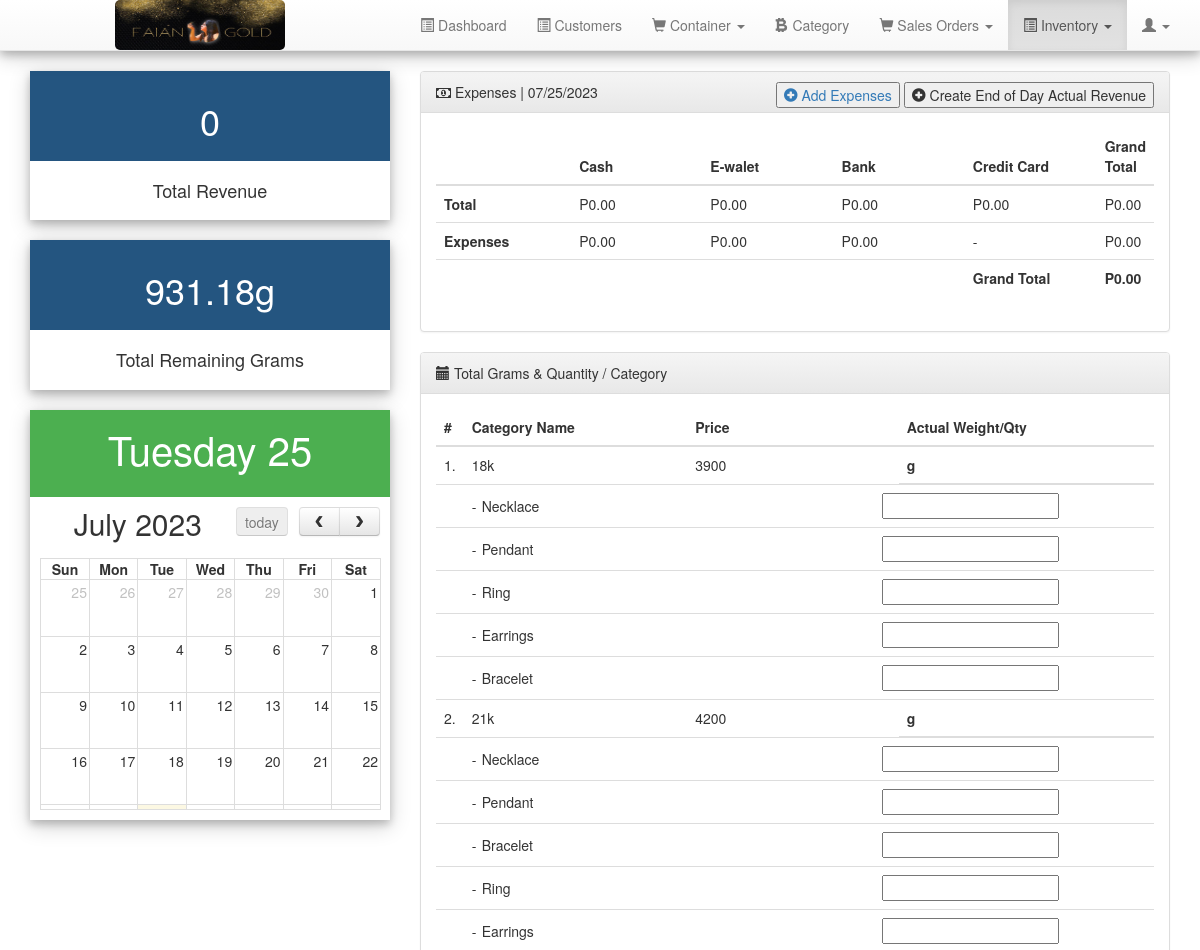
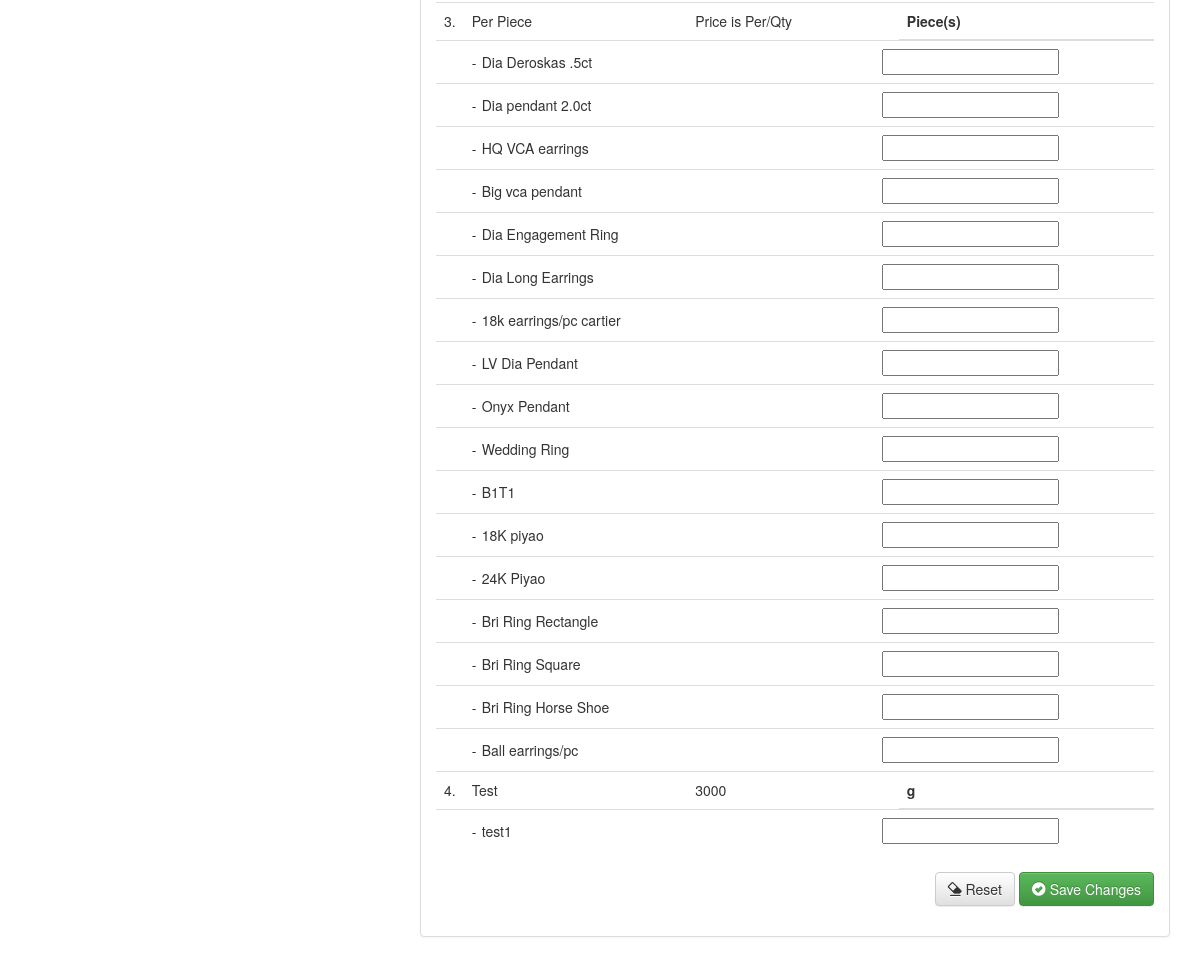
The app's page /inventory.php (signed in) with its own data (2 pictures, top to bottom).
### tables this page shows
CREATE TABLE `brands` (
  `brand_id` int(11) NOT NULL,
  `brand_name` varchar(255) NOT NULL,
  `brand_active` int(11) NOT NULL DEFAULT '0',
  `brand_status` int(11) NOT NULL DEFAULT '0',
  `price` varchar(50) NOT NULL,
  `actual_weight` varchar(50) NOT NULL,
  `brand_type` int(20) NOT NULL
);

CREATE TABLE `categories` (
  `categories_id` int(11) NOT NULL,
  `categories_name` varchar(255) NOT NULL,
  `categories_active` int(11) NOT NULL DEFAULT '0',
  `categories_status` int(11) NOT NULL DEFAULT '0',
  `brand_id` int(50) NOT NULL
);

### inventory.php (the view, shortened to what the rows shown need)
<?php require_once 'includes/header.php';?>
<?php
$sqlExpensesC = "SELECT sum(amount) from expenses where date = '$curDate' and payment_type = 1 and status = 1";
$resultExpensesC = $connect->query($sqlExpensesC);
while($rowExpensesC = $resultExpensesC->fetch_row()) {
	list($cashExpenseToday) = $rowExpensesC;
	if($cashExpenseToday == ''){$cashExpenseToday = 0;}
 }
$sqlCash1 = "SELECT sum(paid) from payment_details where paid_date = '$curDate' and type='1'";
$resultCash1 = $connect->query($sqlCash1);
while($rowCash1 = $resultCash1->fetch_row()) {
	list($paid1) = $rowCash1;
 }
 $sqlCash2 = "SELECT sum(cash) from orders where order_date = '$curDate' and cash ";
 $resultCash2 = $connect->query($sqlCash2);
 while($rowCash2 = $resultCash2->fetch_row()) {
	 list($paid2) = $rowCash2;
  }
 $cashToday=$paid1+$paid2;
 $cashGT = $cashToday - $cashExpenseToday;
$sqlExpensesGC = "SELECT sum(amount) from expenses where date = '$curDate' and payment_type = 2 and status = 1";
$resultExpensesGC = $connect->query($sqlExpensesGC);
while($rowExpensesGC = $resultExpensesGC->fetch_row()) {
	list($gcashExpenseToday) = $rowExpensesGC;
	if($gcashExpenseToday == ''){$gcashExpenseToday = 0;}
 }
$sqlgCash1 = "SELECT sum(paid) from payment_details where paid_date = '$curDate' and type='2'";
$resultgCash1 = $connect->query($sqlgCash1);
while($rowgCash1 = $resultgCash1->fetch_row()) {
	list($gpaid1) = $rowgCash1;
 }
 $sqlgCash2 = "SELECT sum(gcash) from orders where order_date = '$curDate' and gcash";
 $resultgCash2 = $connect->query($sqlgCash2);
 while($rowgCash2 = $resultgCash2->fetch_row()) {
	 list($gpaid2) = $rowgCash2;
  }
 $eWalletToday=$gpaid1+$gpaid2;
 $gcashGT = $eWalletToday - $gcashExpenseToday;
$sqlExpensesB = "SELECT sum(amount) from expenses where date = '$curDate' and payment_type = 3 and status = 1";
$resultExpensesB = $connect->query($sqlExpensesB);
while($rowExpensesB = $resultExpensesB->fetch_row()) {
	list($bankExpenseToday) = $rowExpensesB;
	if($bankExpenseToday == ''){$bankExpenseToday = 0;}
 }
$sqlBank1 = "SELECT sum(paid) from payment_details where paid_date = '$curDate' and type='3'";
$resultBank1 = $connect->query($sqlBank1);
while($rowBank1 = $resultBank1->fetch_row()) {
	list($bpaid1) = $rowBank1;
 }
 $sqlBank2 = "SELECT sum(bank) from orders where order_date = '$curDate' and bank";
 $resultBank2 = $connect->query($sqlBank2);
 while($rowBank2 = $resultBank2->fetch_row()) {
	 list($bpaid2) = $rowBank2;
  }
 $bankToday=$bpaid1+$bpaid2;
 $bankGT = $bankToday - $bankExpenseToday;
$sqlCc1 = "SELECT sum(paid) from payment_details where paid_date = '$curDate' and type='4'";
$resultCc1 = $connect->query($sqlCc1);
while($rowCc1 = $resultCc1->fetch_row()) {
	list($ccpaid1) = $rowCc1;
 }
 $sqlCc2 = "SELECT sum(credit_card) from orders where order_date = '$curDate' and credit_card";
 $resultCc2 = $connect->query($sqlCc2);
 while($rowCc2 = $resultCc2->fetch_row()) {
	 list($ccpaid2) = $rowCc2;
  }
 $ccToday=$ccpaid1+$ccpaid2;
$sqlPay = "SELECT sum(paid) from payment_details where paid_date = '$curDate'";
$resultPay = $connect->query($sqlPay);
while($rowPay = $resultPay->fetch_row()) {
	list($paymentToday) = $rowPay;
 }
$sqlPayOrd = "SELECT sum(grand_total) from orders where order_date = '$curDate'";
$resultPayOrd = $connect->query($sqlPayOrd);
while($rowPayOrd = $resultPayOrd->fetch_row()) {
	list($paymentTodayOrd) = $rowPayOrd;
}
$sqlGrams = "SELECT sum(actual_weight) from brands where brand_type = 1";
$resultGrams = $connect->query($sqlGrams);
while($rowGrams = $resultGrams->fetch_row()) {
	list($totalGrams) = $rowGrams;
}
$sqlLRS = "SELECT sum(loi.quantity) from layaway_order_item loi inner join layaway_orders lo on loi.order_id = lo.order_id where lo.order_type = 1 and payment_status !=4";
$resultLRS = $connect->query($sqlLRS);
while($rowLRS = $resultLRS->fetch_row()) {
	list($layawayRS) = $rowLRS;
	$layawayRS+=0;
 }
 $sqlRRS = "SELECT sum(loi.quantity) from layaway_order_item loi inner join layaway_orders lo on loi.order_id = lo.order_id where lo.order_type = 2 and payment_status !=4";
 $resultRRS = $connect->query($sqlRRS);
 while($rowRRS = $resultRRS->fetch_row()) {
	 list($reservationRS) = $rowRRS;
	 $reservationRS+=0;
  }
$sqlPRS = "SELECT sum(loi.quantity) from layaway_order_item loi inner join layaway_orders lo on loi.order_id = lo.order_id where lo.order_type = 3 and payment_status !=4";
$resultPRS = $connect->query($sqlPRS);
while($rowPRS = $resultPRS->fetch_row()) {
	list($pickupRS) = $rowPRS;
	$pickupRS+=0;
}
$sqlDRS = "SELECT sum(loi.quantity) from layaway_order_item loi inner join layaway_orders lo on loi.order_id = lo.order_id where lo.order_type = 4 and payment_status !=4";
$resultDRS = $connect->query($sqlDRS);
while($rowDRS = $resultDRS->fetch_row()) {
	list($deliveryRS) = $rowDRS;
	$deliveryRS+=0;
}
$sqlExpenses = "SELECT sum(amount) from expenses where date = '$curDate' and status = 1";
$resultExpenses = $connect->query($sqlExpenses);
while($rowExpenses = $resultExpenses->fetch_row()) {
	list($expensesToday) = $rowExpenses;
	if($expensesToday == ''){$expensesToday=0;}
 }
$totalRevenueTodayNoExpense = $actRevCash + $actRevEwallet + $actRevBank + $actRevCc;
$totalRevenueToday = $totalRevenueTodayNoExpense-$expensesToday;
$mainRS=$totalGrams - ($layawayRS+$reservationRS+$pickupRS+$deliveryRS);
$totalRevenueNoExpense = $paymentToday + $paymentTodayOrd;
$totalRevenue = ($paymentToday + $paymentTodayOrd)-$expensesToday;
?>
    <link rel="stylesheet" href="assests/plugins/fullcalendar/fullcalendar.min.css">
    <link rel="stylesheet" href="assests/plugins/fullcalendar/fullcalendar.print.css" media="print">
<div class="row">
	<div class="col-md-4">
	<?php  if(isset($_SESSION['userId']) && $_SESSION['userId']==1) {?>
		<div class="card">
		  <div class="cardHeader" style="background-color:#245580;">
		    <h1><?php if($totalRevenue) {
		    	echo 'P'.number_format($totalRevenue,2).'';
		    	} else {
		    		echo '0';
		    		} ?></h1>
		  </div>
		</div>
		<br/>
		<div class="card">
		  <div class="cardHeader" style="background-color:#245580;">
		    <h1><?php if($totalGrams) {
		    	echo $totalGrams.'g';
		    	} else {
		    		echo '0';
		    		} ?></h1>
		  </div>
		</div>
		<?php  } ?>
	</div>
	<?php  if(isset($_SESSION['userId']) && $_SESSION['userId']==2) {?>
	<div class="col-md-8">
		<div class="panel panel-default">
			<div class="panel-heading"> <i class="glyphicon glyphicon-calendar"></i> Payment Type Revenue & Expenses | <?php echo $curDate; ?>
			<div class="pull-right"> <a href="expenses.php"><button><i class="glyphicon glyphicon-plus-sign"></i> Add Expenses</button></a>
				<button data-toggle="modal" data-target="#addEODModel"> <i class="glyphicon glyphicon-plus-sign"></i> Create End of Day Actual Revenue </button>
			</div>
			</div>
			<div class="panel-body">
				<table class="table" id="revenueTable">
			  	<thead>
			  		<tr>
			  			<th style="width:20%;"></th>
			  			<th style="width:20%;">Cash</th>
			  			<th style="width:20%;">E-walet</th>
			  			<th style="width:20%;">Bank</th>
			  			<th style="width:20%;">Credit Card</th>
			  			<th style="width:20%;">Grand Total</th>
			  		</tr>
			  	</thead>
			  	<tbody>
						<tr>
							<th>Total</th>
							<td><?php echo 'P'.number_format($cashToday,2).'';?> </td>
							<td><?php echo 'P'.number_format($eWalletToday,2).'';?></td>
							<td><?php echo 'P'.number_format($bankToday,2).'';?></td>
							<td><?php echo 'P'.number_format($ccToday,2).'';?></td>
							<td><?php echo 'P'.number_format($totalRevenueNoExpense,2).'';?></td>
						</tr>
						<tr>
							<th>Expenses</th>
							<td><?php echo 'P'.number_format($cashExpenseToday,2).'';?> </td>
							<td><?php echo 'P'.number_format($gcashExpenseToday,2).'';?></td>
							<td><?php echo 'P'.number_format($bankExpenseToday,2).'';?></td>
							<td>-</td>
							<td><?php echo 'P'.number_format($expensesToday,2).'';?></td>
						</tr>
						<tr>
							<th>Grand Total</th>
							<td><?php echo 'P'.number_format($cashGT,2).'';?> </td>
							<td><?php echo 'P'.number_format($gcashGT,2).'';?></td>
							<td><?php echo 'P'.number_format($bankGT,2).'';?></td>
							<td><?php echo 'P'.number_format($ccToday,2).'';?></td>
							<th><?php echo 'P'.number_format($totalRevenue,2).'';?></th>
						</tr>
				</tbody>
				</table>
			</div>
		</div>
		<div class="panel panel-default">
			<div class="panel-heading"> <i class="glyphicon glyphicon-calendar"></i> Containers Stocks</div>
			<div class="panel-body">
				<table class="table" id="productTable">
			  	<thead>
			  		<tr>
			  			<th style="width:20%;">Main</th>
			  			<th style="width:20%;">Layaway</th>
			  			<th style="width:20%;">Reservation</th>
			  			<th style="width:20%;">For Pick-Up</th>
			  			<th style="width:20%;">For Delivery</th>
			  		</tr>
			  	</thead>
			  	<tbody>
						<tr>
							<td><?php echo ''.$mainRS.'g';?> </td>
							<td><?php echo ''.$layawayRS.'g';?> </td>
							<td><?php echo ''.$reservationRS.'g';?></td>
							<td><?php echo ''.$pickupRS.'g';?></td>
							<td><?php echo ''.$deliveryRS.'g';?></td>
						</tr>
				</tbody>
				</table>
			</div>
		</div>
			<div class="panel panel-default">
				<div class="panel-heading"> <i class="glyphicon glyphicon-calendar"></i> Total Grams & Quantity / Category</div>
				<div class="panel-body">
				<table class="table">
					<thead>
						<tr>
							<th>Category Name</th>
							<th>Price</th>
							<th>Actual Weight/Qty</th>
						</tr>
						<?php
							$sqltotalGQs = "SELECT brand_name, price, actual_weight, brand_type FROM brands WHERE brand_status = 1";
							$resulttotalGQ = $connect->query($sqltotalGQs);
							while($rowtotalGQ = $resulttotalGQ->fetch_row()) {
								list($brand_name, $price, $actual_weight, $brand_type) = $rowtotalGQ;
								$actual_weight = intval($actual_weight)+0;
								if($brand_type == 2){
									$price = "Price is Per/Qty";
									$sku = " Piece(s)";
								} else {
									$sku = "g";
								}
								echo"<tr>
									<td>$brand_name </td>
									<td>$price</td>
									<td>$actual_weight$sku</td>
								</tr>";
							}
						?>
					</thead>
				</table>
			</div>
		</div>
	</div>
	<?php  } else {?>
		<div class="col-md-8">
		<div class="panel panel-default">
			<div class="panel-body">
				<table class="table" id="revenueTable">
			  	<thead>
			  		<tr>
			  			<th style="width:20%;"></th>
			  			<th style="width:20%;">Cash</th>
			  			<th style="width:20%;">E-walet</th>
			  			<th style="width:20%;">Bank</th>
			  			<th style="width:20%;">Credit Card</th>
			  			<th style="width:20%;">Grand Total</th>
			  		</tr>
			  	</thead>
			  	<tbody>
						<tr>
							<th>Total</th>
						</tr>
						<tr>
							<th>Expenses</th>
						</tr>
						<tr>
							<th></th>
							<th>Grand Total</th>
							<th><?php echo 'P'.number_format($totalRevenueToday,2).'';?></th>
						</tr>
				</tbody>
				</table>
			</div>
		</div>
			<div class="panel panel-default">
				<div class="panel-body">
  				<form class="form-horizontal" method="POST" action="php_action/createInventory.php" id="submitInventoryForm">
				<table class="table">
					<thead>
						<tr>
							<th width="10px">#</th>
							<th>Category Name</th>
							<th>Price</th>
							<th>Actual Weight/Qty</th>
						</tr>
						<?php
							$n=1;
							$sqltotalGQss = "SELECT brand_id,brand_name, price, actual_weight, brand_type FROM brands WHERE brand_status = 1";
							$resulttotalGQss = $connect->query($sqltotalGQss);
							while($rowtotalGQss = $resulttotalGQss->fetch_row()) {
								list($brand_id, $brand_names, $prices, $actual_weights, $brand_types) = $rowtotalGQss;
								$actual_weights = intval($actual_weights)+0;
								if($brand_types == 2){
									$prices = "Price is Per/Qty";
									$sku = " Piece(s)";
								} else {
									$sku = "g";
								}
								$sqltotalQty = "SELECT sum(qty) FROM inventory WHERE brand_id=$brand_id and date='$curDate'";
								$resulttotalQty = $connect->query($sqltotalQty);
								while($rowtotalQty = $resulttotalQty->fetch_row()) {
									list($brandQty) = $rowtotalQty;
								}
								echo"<tr>
									<td>$n.</td>
									<td>$brand_names </td>
									<td>$prices</td>
									<th>$brandQty$sku</th>
									</tr>";
									$sqlSubCat = "SELECT c.categories_id,c.categories_name, i.qty FROM categories c inner join inventory i on c.categories_id = i.categories_id WHERE c.brand_id = $brand_id and c.categories_status = 1 and i.date = '$curDate'";
									$resultSubCat = $connect->query($sqlSubCat);
									if($resultSubCat->num_rows > 0) {
										while($rowSubCat = $resultSubCat->fetch_row()) {
											list($categoriesId,$categoriesName,$qty) = $rowSubCat;
										echo"<tr><td></td><td colspan='3'>
											<table width='100%'>
												<tr>
													<td width='10px'>-</td>
													<td width='150px'>$categoriesName</td>
													<td width='250px'>
														<input type='hidden' value='$categoriesId' name='subCategoryId[]'/>
														<input type='hidden' value='$brand_id' name='brandId[]'/>
														<input type='hidden' value='$categoriesName' name='subCategoryName[]'/>
													</td>
													<td><input type='number' value='$qty' name='subCategoryQty[]'/></td>
												</tr>
											</table>
										</td></tr>";
										}
									} else {
										$sqlSubCat2 = "SELECT c.categories_id,c.categories_name FROM categories c WHERE c.brand_id = $brand_id and c.categories_status = 1";
										$resultSubCat2 = $connect->query($sqlSubCat2);
										while($rowSubCat2 = $resultSubCat2->fetch_row()) {
											list($categoriesId,$categoriesName) = $rowSubCat2;
										echo"<tr><td></td><td colspan='3'>
											<table width='100%'>
												<tr>
													<td width='10px'>-</td>
													<td width='150px'>$categoriesName</td>
													<td width='250px'>
														<input type='hidden' value='$categoriesId' name='subCategoryId[]'/>
														<input type='hidden' value='$brand_id' name='brandId[]'/>
														<input type='hidden' value='$categoriesName' name='subCategoryName[]'/>
													</td>
													<td><input type='number' name='subCategoryQty[]'/></td>
												</tr>
											</table>
										</td></tr>";
									}
									}
								$n++;
							}
						?>
					</thead>
				</table>
				</form>
			</div>
	</div>
	<?php } ?>
</div>
<?php
require_once 'includes/footer.php'; ?>

### records on screen
brands: brand_name "18k", price "3900", brand_type "g"
categories: categories_name "Necklace"
categories: categories_name "Pendant"
categories: categories_name "Ring"
categories: categories_name "Earrings"
categories: categories_name "Bracelet"
brands: brand_name "21k", price "4200", brand_type "g"
categories: categories_name "Necklace"
categories: categories_name "Pendant"
categories: categories_name "Bracelet"
categories: categories_name "Ring"
categories: categories_name "Earrings"
brands: brand_name "Per Piece", brand_type "Price is Per/Qty", brand_type "Piece(s)"
categories: categories_name "Dia Deroskas .5ct"
categories: categories_name "Dia pendant 2.0ct"
categories: categories_name "HQ VCA earrings"
categories: categories_name "Big vca pendant"
categories: categories_name "Dia Engagement Ring"
categories: categories_name "Dia Long Earrings"
categories: categories_name "18k earrings/pc cartier"
categories: categories_name "LV Dia Pendant"
categories: categories_name "Onyx Pendant"
categories: categories_name "Wedding Ring"
categories: categories_name "B1T1"
categories: categories_name "18K piyao"
categories: categories_name "24K Piyao"
categories: categories_name "Bri Ring Rectangle"
categories: categories_name "Bri Ring Square"
categories: categories_name "Bri Ring Horse Shoe"
categories: categories_name "Ball earrings/pc"
brands: brand_name "Test", price "3000", brand_type "g"
categories: categories_name "test1"

### other values on screen
$totalGrams "931.18"
$curDate "07/25/2023"
$actRevCash "0.00"
$actRevEwallet "0.00"
$actRevBank "0.00"
$actRevCc "0.00"
$totalRevenueTodayNoExpense "0.00"
$cashExpenseToday "0.00"
$gcashExpenseToday "0.00"
$bankExpenseToday "0.00"
$expensesToday "0.00"
$totalRevenueToday "0.00"
